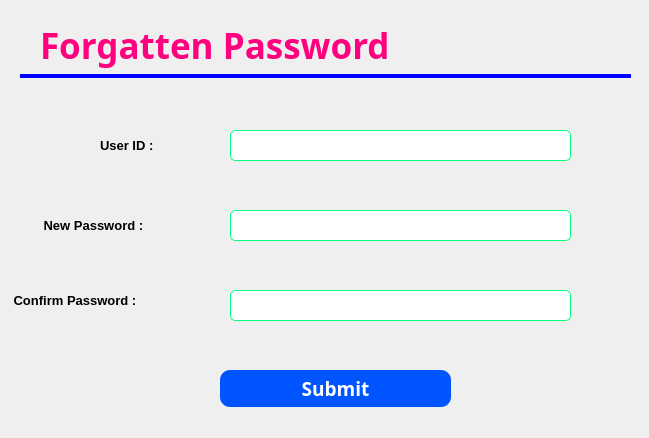
<?xml version="1.0" encoding="UTF-8"?>
<ui version="4.0">
 <class>Form</class>
 <widget class="QWidget" name="Form">
  <property name="geometry">
   <rect>
    <x>0</x>
    <y>0</y>
    <width>649</width>
    <height>438</height>
   </rect>
  </property>
  <property name="windowTitle">
   <string>Student System</string>
  </property>
  <property name="windowIcon">
   <iconset>
    <normaloff>stulogo.png</normaloff>stulogo.png</iconset>
  </property>
  <widget class="QLabel" name="label">
   <property name="geometry">
    <rect>
     <x>40</x>
     <y>20</y>
     <width>351</width>
     <height>51</height>
    </rect>
   </property>
   <property name="font">
    <font>
     <family>Monotype Corsiva</family>
     <pointsize>26</pointsize>
     <weight>75</weight>
     <italic>false</italic>
     <bold>true</bold>
     <strikeout>false</strikeout>
     <stylestrategy>PreferDefault</stylestrategy>
     <kerning>true</kerning>
    </font>
   </property>
   <property name="styleSheet">
    <string notr="true">#label{
color:#ff007f;
font-weight:20px;
}</string>
   </property>
   <property name="text">
    <string>Forgatten Password</string>
   </property>
  </widget>
  <widget class="QFrame" name="frame">
   <property name="geometry">
    <rect>
     <x>20</x>
     <y>74</y>
     <width>611</width>
     <height>4</height>
    </rect>
   </property>
   <property name="font">
    <font>
     <pointsize>2</pointsize>
    </font>
   </property>
   <property name="styleSheet">
    <string notr="true">#frame{
background:#0000ff;
border-radius:30px;
}</string>
   </property>
   <property name="frameShape">
    <enum>QFrame::StyledPanel</enum>
   </property>
   <property name="frameShadow">
    <enum>QFrame::Raised</enum>
   </property>
  </widget>
  <widget class="QLabel" name="label_2">
   <property name="geometry">
    <rect>
     <x>100</x>
     <y>130</y>
     <width>81</width>
     <height>31</height>
    </rect>
   </property>
   <property name="font">
    <font>
     <pointsize>10</pointsize>
     <weight>75</weight>
     <bold>true</bold>
    </font>
   </property>
   <property name="text">
    <string>User ID :</string>
   </property>
  </widget>
  <widget class="QLineEdit" name="lineEdit">
   <property name="geometry">
    <rect>
     <x>230</x>
     <y>130</y>
     <width>341</width>
     <height>31</height>
    </rect>
   </property>
   <property name="styleSheet">
    <string notr="true">#lineEdit{
border-radius:5px;
 font-size:19px;
border:1px solid #00ff7f;
}

#lineEdit:hover{
background:#e5f4ff;
}</string>
   </property>
  </widget>
  <widget class="QLabel" name="label_error">
   <property name="geometry">
    <rect>
     <x>250</x>
     <y>160</y>
     <width>271</width>
     <height>21</height>
    </rect>
   </property>
   <property name="font">
    <font>
     <weight>75</weight>
     <bold>true</bold>
    </font>
   </property>
   <property name="styleSheet">
    <string notr="true">#label_error{
color:red;
}</string>
   </property>
   <property name="text">
    <string/>
   </property>
  </widget>
  <widget class="QLabel" name="label_3">
   <property name="geometry">
    <rect>
     <x>40</x>
     <y>210</y>
     <width>151</width>
     <height>31</height>
    </rect>
   </property>
   <property name="font">
    <font>
     <pointsize>10</pointsize>
     <weight>75</weight>
     <bold>true</bold>
    </font>
   </property>
   <property name="text">
    <string> New Password :</string>
   </property>
  </widget>
  <widget class="QLineEdit" name="lineEdit_2">
   <property name="geometry">
    <rect>
     <x>230</x>
     <y>210</y>
     <width>341</width>
     <height>31</height>
    </rect>
   </property>
   <property name="styleSheet">
    <string notr="true">#lineEdit_2{
border-radius:5px;
 font-size:19px;
border:1px solid #00ff7f;
}

#lineEdit_2:hover{
background:#e5f4ff;
}</string>
   </property>
  </widget>
  <widget class="QLabel" name="label_4">
   <property name="geometry">
    <rect>
     <x>10</x>
     <y>280</y>
     <width>181</width>
     <height>41</height>
    </rect>
   </property>
   <property name="font">
    <font>
     <pointsize>10</pointsize>
     <weight>75</weight>
     <bold>true</bold>
    </font>
   </property>
   <property name="text">
    <string> Confirm Password :</string>
   </property>
  </widget>
  <widget class="QLineEdit" name="lineEdit_3">
   <property name="geometry">
    <rect>
     <x>230</x>
     <y>290</y>
     <width>341</width>
     <height>31</height>
    </rect>
   </property>
   <property name="styleSheet">
    <string notr="true">#lineEdit_3{
border-radius:5px;
 font-size:19px;
border:1px solid #00ff7f;
}

#lineEdit_3:hover{
background:#e5f4ff;
}</string>
   </property>
  </widget>
  <widget class="QLabel" name="label_5">
   <property name="geometry">
    <rect>
     <x>250</x>
     <y>330</y>
     <width>291</width>
     <height>16</height>
    </rect>
   </property>
   <property name="font">
    <font>
     <weight>75</weight>
     <bold>true</bold>
    </font>
   </property>
   <property name="styleSheet">
    <string notr="true">#label_5{
 color:red;
}</string>
   </property>
   <property name="text">
    <string/>
   </property>
  </widget>
  <widget class="QPushButton" name="pushButton">
   <property name="geometry">
    <rect>
     <x>220</x>
     <y>370</y>
     <width>231</width>
     <height>37</height>
    </rect>
   </property>
   <property name="font">
    <font>
     <family>Monotype Corsiva</family>
     <pointsize>14</pointsize>
     <weight>75</weight>
     <italic>false</italic>
     <bold>true</bold>
    </font>
   </property>
   <property name="cursor">
    <cursorShape>PointingHandCursor</cursorShape>
   </property>
   <property name="styleSheet">
    <string notr="true">#pushButton{
 color:#fff;
 background:#0055ff;
 border-radius:10px;
}
#pushButton:hover{
 background:#3094ff;
 border:1px solid #00ff7f;
}</string>
   </property>
   <property name="locale">
    <locale language="Embu" country="Kenya"/>
   </property>
   <property name="text">
    <string>Submit</string>
   </property>
  </widget>
 </widget>
 <resources/>
 <connections/>
</ui>
